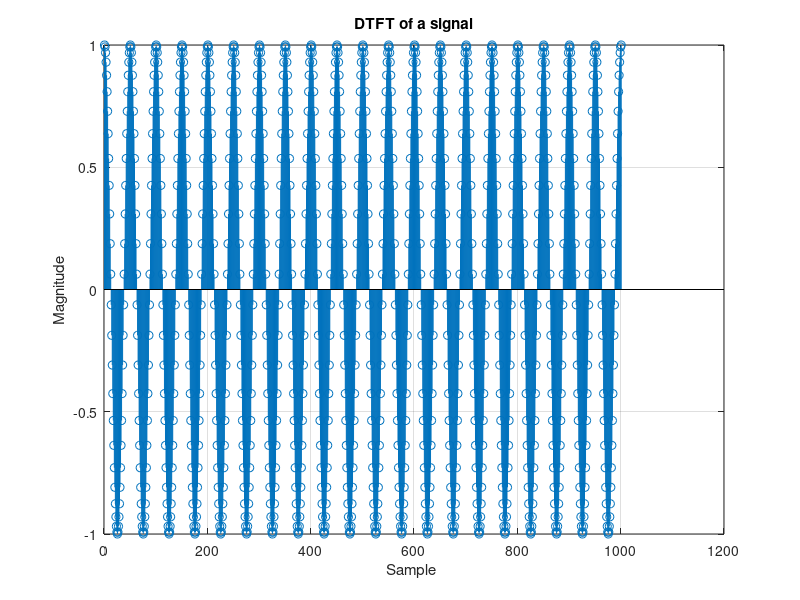
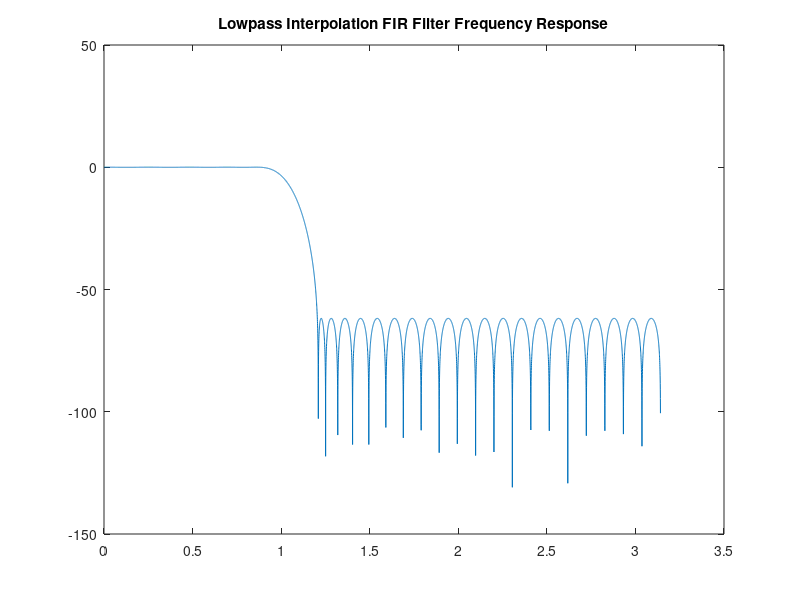

Source code (MATLAB) for these figures, in order: (Note: this script raises an error after producing the figures.)
% Sampling Practice
clear; clc; close all;

%%%%%%%%%%%%%%%%%%%%%%%%%%%%%%%%%%%%%%%%%%%%%%%%%%%%%%%%%%%%%%%%%%%
 % Input Signal Declaration
Fs = 1000;
t = 0:1/Fs:1;

f0 = 20;
x = cos(2*pi*f0*t);
n = 1:length(x);

fig_n = 0;
fig_n = fig_n + 1;
figure(fig_n);
stem(n, x);
xlabel('Sample ');
ylabel('Magnitude');
title('DTFT of a signal');
grid on;
%%%%%%%%%%%%%%%%%%%%%%%%%%%%%%%%%%%%%%%%%%%%%%%%%%%%%%%%%%%%%%%%%%%

%%%%%%%%%%%%%%%%%%%%%%%%%%%%%%%%%%%%%%%%%%%%%%%%%%%%%%%%%%%%%%%%%%%
% Interpolation Specs and LPF Generation and Plotting
L = 10;
M = 3;
wc = pi/M;
sig1 = 0.01; sig2 = 0.001;
wp = 0.85*wc; ws = 1.15*wc;
beta1 = sig1/2; beta2 = sig2;
f = [wp/pi ws/pi];
a = [1 0];
dev = [beta1 beta2];
[N,fo,ao,w] = firpmord(f,a,dev);
N = N + mod(L - mod(N,L), L) - 1; % this is so the number of taps is always divisable by L, so our ROM matrix is rectangular without zero padding
h = firpm(N,fo,ao,w);
[Hz, w] = freqz(h,1, 8192);
Hz_dB = 20 * log10(abs(Hz));

Rp_dB = 20*log10(1-sig1);
Rs_dB = 20*log10(sig2);
fig_n = fig_n + 1;
figure(fig_n);
plot(w, Hz_dB, '-');
title('Lowpass Interpolation FIR Filter Frequency Response');
xline(wp, ':r', sprintf('wpH(z) = %.4f', wp)); xline(ws, ...
':r', sprintf('wsH(z) = %.4f', ws));
yline(Rp_dB/2, ':r', sprintf('Rp = %.4f dB', Rp_dB/2));
yline(-Rp_dB/2, ':r', sprintf('Rp = %.4f dB', -Rp_dB/2));
yline(Rs_dB, ':r', sprintf('Rs = %.4f dB', Rs_dB));
set(gca, 'XTick', 0:pi/10:pi);
set(gca, 'XTickLabel', {'0', '0.1pi', '0.2pi', '0.3pi', '0.4pi', ...
'0.5pi', '0.6pi', '0.7pi', '0.8pi', '0.9pi', 'pi'});
xlabel('Normalized Frequency');
ylabel('Magnitude Response (dB)');
grid on;
%%%%%%%%%%%%%%%%%%%%%%%%%%%%%%%%%%%%%%%%%%%%%%%%%%%%%%%%%%%%%%%%%%%

%%%%%%%%%%%%%%%%%%%%%%%%%%%%%%%%%%%%%%%%%%%%%%%%%%%%%%%%%%%%%%%%%%%
% Filter input signal and plot
x_upsampled = upsample(x, L);
x_filtered = conv(h, x_upsampled);
y1 = downsample(x_filtered, M);
ny1 = 1:length(y1);
fig_n = fig_n + 1;
figure(fig_n);
stem(ny1, y1);
xlabel('Index');
ylabel('Magnitude');
title('Convolution of Filter and Input Signal');
grid on;
%%%%%%%%%%%%%%%%%%%%%%%%%%%%%%%%%%%%%%%%%%%%%%%%%%%%%%%%%%%%%%%%%%%

%%%%%%%%%%%%%%%%%%%%%%%%%%%%%%%%%%%%%%%%%%%%%%%%%%%%%%%%%%%%%%%%%%%
% Split into Polyphase Components
polyphase_coeffs = cell(1, L);
for k = 1:L
   polyphase_coeffs{k} = h(k:L:end);
end

fig_n = fig_n + 1;
figure(fig_n);
for k = 1:L
   subplot(L, 1, k);
   stem(polyphase_coeffs{k}, 'filled');
   title(['Polyphase Component E_{', num2str(k-1), '}']);
   ylabel('h[n]');
   grid on;
end
xlabel('Tap Index');
%%%%%%%%%%%%%%%%%%%%%%%%%%%%%%%%%%%%%%%%%%%%%%%%%%%%%%%%%%%%%%%%%%%

%%%%%%%%%%%%%%%%%%%%%%%%%%%%%%%%%%%%%%%%%%%%%%%%%%%%%%%%%%%%%%%%%%%
% Populate ROM
row_size = length(h)/L;
column_size = L;

ROM = zeros(row_size, column_size);
for k = 1:column_size
    ROM(1:length(polyphase_coeffs{k}), k) = polyphase_coeffs{k}(:);
end
disp(ROM);
%%%%%%%%%%%%%%%%%%%%%%%%%%%%%%%%%%%%%%%%%%%%%%%%%%%%%%%%%%%%%%%%%%%

%%%%%%%%%%%%%%%%%%%%%%%%%%%%%%%%%%%%%%%%%%%%%%%%%%%%%%%%%%%%%%%%%%%
% Operate on input signal
shift_register = zeros(row_size,1);
output_signal = zeros(1, (length(x)+row_size-1)*L);

for k = 1:(length(x)+row_size-1) % ensure the whole signal runs through a zero initialized regester and runs all the way out
    %Shift in an input value
    if k <= length(x)
        shift_register = [x(k); shift_register(1:end-1)];
    else
        shift_register = [0; shift_register(1:end-1)];
    end
    % OPerate on the current shift register value
    for ROM_addr_p = 1:column_size % ROM address pointer
        output_sum = sum(shift_register .* ROM(:,ROM_addr_p));
        output_signal((k-1)*column_size + ROM_addr_p) = output_sum;
    end
end
y2 = downsample(output_signal, M);
%%%%%%%%%%%%%%%%%%%%%%%%%%%%%%%%%%%%%%%%%%%%%%%%%%%%%%%%%%%%%%%%%%%

%%%%%%%%%%%%%%%%%%%%%%%%%%%%%%%%%%%%%%%%%%%%%%%%%%%%%%%%%%%%%%%%%%%
% Plot the output signal
ny2 = 1:length(y2);
fig_n = fig_n + 1;
figure(fig_n);
stem(ny2, y2);
xlabel('Index');
ylabel('Magnitude');
title('ROM Based Polyphase Decimator');
grid on;
%%%%%%%%%%%%%%%%%%%%%%%%%%%%%%%%%%%%%%%%%%%%%%%%%%%%%%%%%%%%%%%%%%%